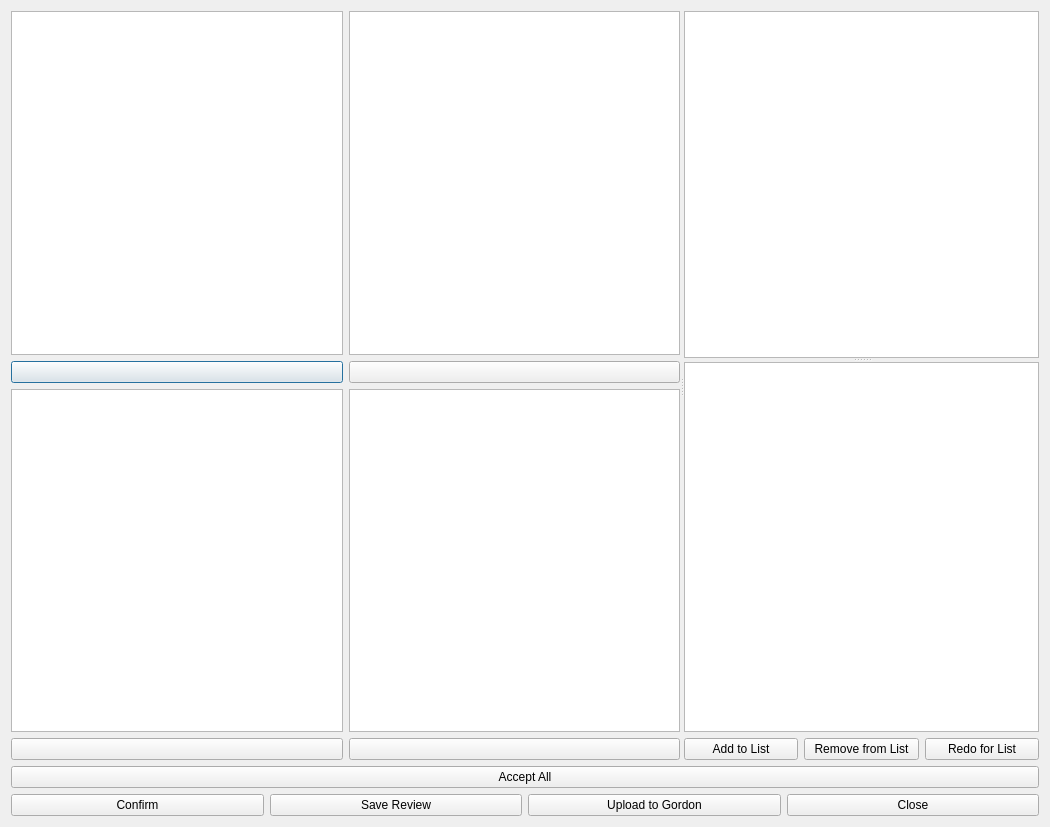
<?xml version="1.0" encoding="UTF-8"?>
<ui version="4.0">
 <class>MaskEditingGui</class>
 <widget class="QDialog" name="MaskEditingGui">
  <property name="geometry">
   <rect>
    <x>0</x>
    <y>0</y>
    <width>1050</width>
    <height>827</height>
   </rect>
  </property>
  <property name="windowTitle">
   <string>Review Masks </string>
  </property>
  <layout class="QGridLayout" name="gridLayout_2">
   <item row="0" column="0">
    <widget class="QSplitter" name="splitter_2">
     <property name="orientation">
      <enum>Qt::Horizontal</enum>
     </property>
     <widget class="QWidget" name="">
      <layout class="QGridLayout" name="gridLayout">
       <item row="0" column="0">
        <layout class="QVBoxLayout" name="verticalLayout_3">
         <item>
          <widget class="QGraphicsView" name="gview_1"/>
         </item>
         <item>
          <widget class="QPushButton" name="button_good_1">
           <property name="text">
            <string/>
           </property>
          </widget>
         </item>
        </layout>
       </item>
       <item row="0" column="1">
        <layout class="QVBoxLayout" name="verticalLayout">
         <item>
          <widget class="QGraphicsView" name="gview_2"/>
         </item>
         <item>
          <widget class="QPushButton" name="button_good_2">
           <property name="text">
            <string/>
           </property>
          </widget>
         </item>
        </layout>
       </item>
       <item row="1" column="0">
        <layout class="QVBoxLayout" name="verticalLayout_4">
         <item>
          <widget class="QGraphicsView" name="gview_3"/>
         </item>
         <item>
          <widget class="QPushButton" name="button_good_3">
           <property name="text">
            <string/>
           </property>
          </widget>
         </item>
        </layout>
       </item>
       <item row="1" column="1">
        <layout class="QVBoxLayout" name="verticalLayout_5">
         <item>
          <widget class="QGraphicsView" name="gview_4"/>
         </item>
         <item>
          <widget class="QPushButton" name="button_good_4">
           <property name="text">
            <string/>
           </property>
          </widget>
         </item>
        </layout>
       </item>
      </layout>
     </widget>
     <widget class="QSplitter" name="splitter">
      <property name="orientation">
       <enum>Qt::Vertical</enum>
      </property>
      <widget class="QGraphicsView" name="gview_finalMask"/>
      <widget class="QWidget" name="">
       <layout class="QVBoxLayout" name="verticalLayout_2">
        <item>
         <widget class="QListView" name="listview_bad"/>
        </item>
        <item>
         <layout class="QHBoxLayout" name="horizontalLayout">
          <item>
           <widget class="QPushButton" name="button_addToList">
            <property name="text">
             <string>Add to List</string>
            </property>
           </widget>
          </item>
          <item>
           <widget class="QPushButton" name="button_removeFromList">
            <property name="text">
             <string>Remove from List</string>
            </property>
           </widget>
          </item>
          <item>
           <widget class="QPushButton" name="button_redoList">
            <property name="text">
             <string>Redo for List</string>
            </property>
           </widget>
          </item>
         </layout>
        </item>
       </layout>
      </widget>
     </widget>
    </widget>
   </item>
   <item row="1" column="0">
    <widget class="QPushButton" name="button_acceptAllSubmasks">
     <property name="text">
      <string>Accept All</string>
     </property>
    </widget>
   </item>
   <item row="2" column="0">
    <layout class="QHBoxLayout" name="horizontalLayout_2">
     <item>
      <widget class="QPushButton" name="button_confirmMasks">
       <property name="text">
        <string>Confirm</string>
       </property>
      </widget>
     </item>
     <item>
      <widget class="QPushButton" name="button_saveReview">
       <property name="text">
        <string>Save Review</string>
       </property>
      </widget>
     </item>
     <item>
      <widget class="QPushButton" name="button_uploadMasks">
       <property name="text">
        <string>Upload to Gordon</string>
       </property>
      </widget>
     </item>
     <item>
      <widget class="QPushButton" name="button_closeMaskGui">
       <property name="text">
        <string>Close</string>
       </property>
      </widget>
     </item>
    </layout>
   </item>
  </layout>
  <zorder>splitter</zorder>
  <zorder>splitter_2</zorder>
  <zorder>button_acceptAllSubmasks</zorder>
  <zorder>gview_finalMask</zorder>
 </widget>
 <resources/>
 <connections/>
</ui>
